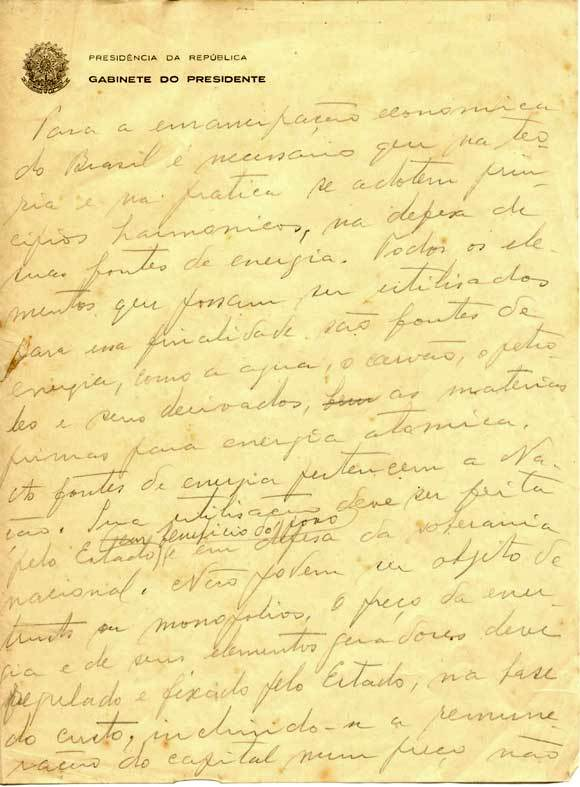
#> input picture tarefa6/carta_getulio.jpg, 580 x 787 px, found by its file name
$ python 1-aplicando_limiarizacao.py
#> lines starting #> are read from the running program, lines starting #| are printed output that depends on the picture; after the words box and inside, x2 and y2 are one past the last pixel; in counts of white or black regions, pixels touching at a corner belong together
import cv2
import matplotlib.pyplot as plt

imgCarta = cv2.imread('tarefa7/carta_getulio.jpg', 0)
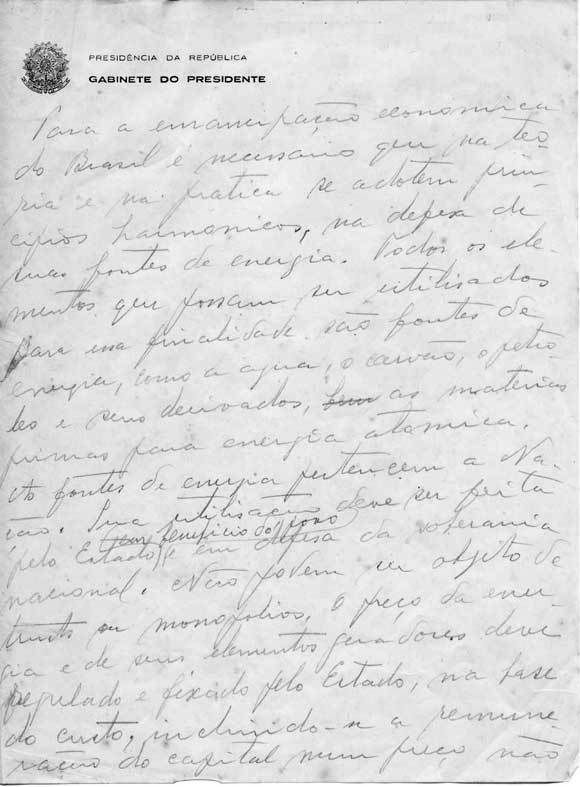
#> imgCarta: shape (787, 580); min 0, max 255, mean 221.5

# limiarizacao - tecnica que consiste em pegar uma imagem e representá-la em apenas preto e branco

# limiarização global - passa a imagem, o limiar, tom das cores acima do limiar e o tipo de limiarização como parâmetro

_, limGlobal = cv2.threshold(imgCarta, 200, 255, cv2.THRESH_BINARY)
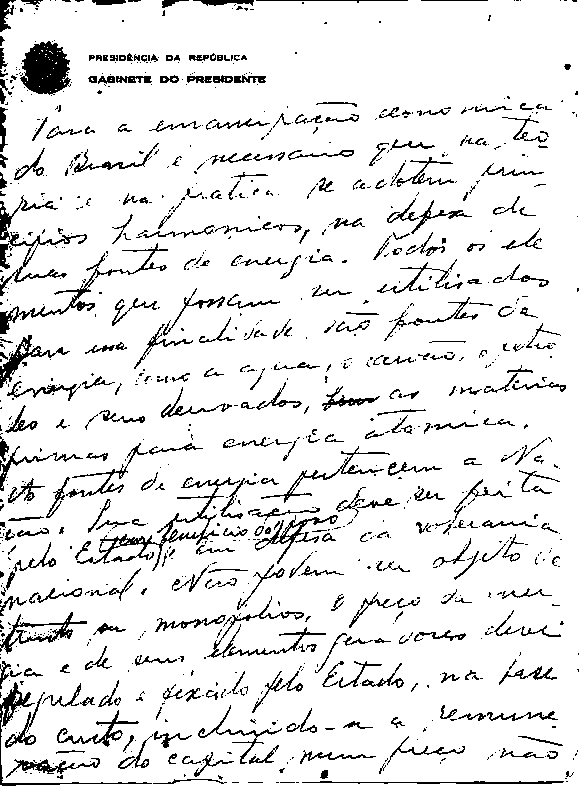
#> limGlobal: shape (787, 580); 90.6% white; black in thin lines or dots

# limiarização adaptativa - difere da global pq a global usa um mesmo limiar na imagem toda; a adaptativa permite que cada
# regiao da imagem tenha um limiar proprio que é calculado pelo método. ela se ajusta., por isso o nome adaptativa. passa
# como parametro a imagem, valor maximo do limiar, qual metodo vai ser utilizado, o tipo de binarizacao a ser usado, o tamanho do
# bloco onde sera calculado o limiar e o valor do C, que será subtraído pela fórmula

limAdaptativa = cv2.adaptiveThreshold(imgCarta, 255, cv2.ADAPTIVE_THRESH_MEAN_C, cv2.THRESH_BINARY, 41, 10) # essa calcula pela média da area
#> limAdaptativa: shape (787, 580); 87.1% white; black in thin lines or dots

# limiarização otsu - especie de limiarização automatica, onde ele mesmo calcula automaticamente o melhor valor de limiar para separar
# os níveis de intensidade da imagem em dois grupos: fundo e objeto. baseia-se na maximização da variância interclasses ou na
# minimização da variância intraclasses e tem como parametros a imagem, o limiar 0, valor maximo do limiar e a soma com a flag de otsu

_, limOtsu = cv2.threshold(imgCarta, 0, 255, cv2.THRESH_BINARY + cv2.THRESH_OTSU)
#> limOtsu: shape (787, 580); 91.3% white; black in thin lines or dots


titulos = ['Original', 'Global', 'Adaptativa', 'Otsu']
imagensCarta = [imgCarta, limGlobal, limAdaptativa, limOtsu]

for i in range(len(imagensCarta)):
    plt.subplot(1, 4, i+1)
    plt.imshow(imagensCarta[i], cmap='gray')
    plt.title(titulos[i])
    plt.axis('off')
#> this loop made 4 passes

plt.show()

# Fazendo para os mapas

mapa1 = cv2.imread('tarefa7/mapa1.jpg', 0)
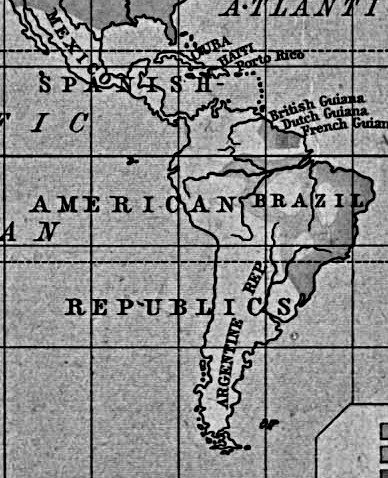
#> input picture tarefa6/mapa1.jpg, 388 x 478 px, found by its file name
#> mapa1 is the input picture: shape (478, 388); min 0, max 245, mean 141.8
mapa2 = cv2.imread('tarefa7/mapa2.jpg', 0)
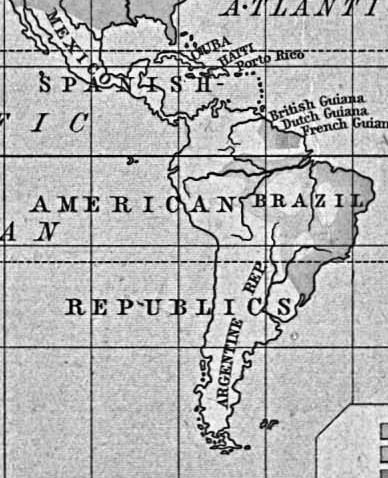
#> input picture tarefa6/mapa2.jpg, 388 x 478 px, found by its file name
#> mapa2 is the input picture: shape (478, 388); min 0, max 255, mean 181.2
mapa3 = cv2.imread('tarefa7/mapa3.jpg', 0)
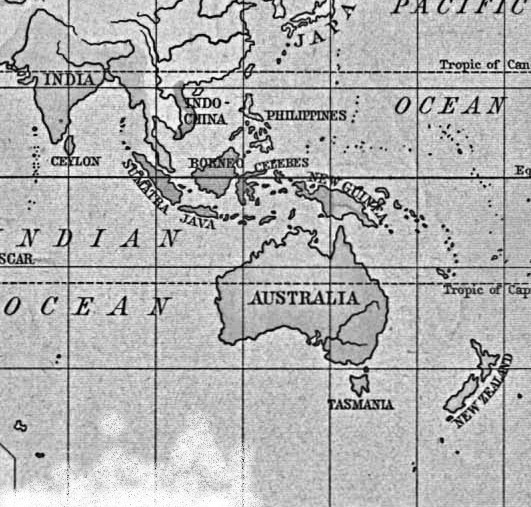
#> input picture tarefa6/mapa3.jpg, 531 x 507 px, found by its file name
#> mapa3 is the input picture: shape (507, 531); min 0, max 255, mean 179.9

_, limGlobalMapa1 = cv2.threshold(mapa1, 127, 255, cv2.THRESH_BINARY)
#> limGlobalMapa1: shape (478, 388); 79% white; 1056 black regions (1005 under 20 px), largest, box (x1, y1, x2, y2) and area: (0, 0, 388, 478) 31423, (56, 195, 79, 217) 247, (32, 221, 61, 242) 223
_, limGlobalMapa2 = cv2.threshold(mapa2, 127, 255, cv2.THRESH_BINARY)
#> limGlobalMapa2: shape (478, 388); 86.5% white; black in thin lines or dots
_, limGlobalMapa3 = cv2.threshold(mapa3, 127, 255, cv2.THRESH_BINARY)
#> limGlobalMapa3: shape (507, 531); 88% white; black in thin lines or dots

limAdaptativaMapa1 = cv2.adaptiveThreshold(mapa1, 255, cv2.ADAPTIVE_THRESH_MEAN_C, cv2.THRESH_BINARY, 41, 10)
#> limAdaptativaMapa1: shape (478, 388); 75.2% white; 1998 black regions (1857 under 20 px), largest, box (x1, y1, x2, y2) and area: (0, 0, 388, 478) 30467, (56, 195, 79, 213) 240, (32, 221, 61, 242) 225
limAdaptativaMapa2 = cv2.adaptiveThreshold(mapa2, 255, cv2.ADAPTIVE_THRESH_MEAN_C, cv2.THRESH_BINARY, 41, 10)
#> limAdaptativaMapa2: shape (478, 388); 78.3% white; 1626 black regions (1535 under 20 px), largest, box (x1, y1, x2, y2) and area: (0, 0, 388, 478) 28056, (56, 195, 78, 213) 235, (32, 221, 61, 242) 220
limAdaptativaMapa3 = cv2.adaptiveThreshold(mapa3, 255, cv2.ADAPTIVE_THRESH_MEAN_C, cv2.THRESH_BINARY, 41, 10)
#> limAdaptativaMapa3: shape (507, 531); 78.1% white; 3367 black regions (3183 under 20 px), largest, box (x1, y1, x2, y2) and area: (0, 0, 531, 507) 34854, (74, 431, 144, 478) 551, (159, 456, 232, 494) 539

_, limOtsuMapa1 = cv2.threshold(mapa1, 0, 255, cv2.THRESH_BINARY + cv2.THRESH_OTSU)
#> limOtsuMapa1: shape (478, 388); 84.3% white; 129 black regions (75 under 20 px), largest, box (x1, y1, x2, y2) and area: (0, 0, 388, 478) 23621, (268, 49, 305, 61) 234, (57, 196, 78, 213) 210
_, limOtsuMapa2 = cv2.threshold(mapa2, 0, 255, cv2.THRESH_BINARY + cv2.THRESH_OTSU)
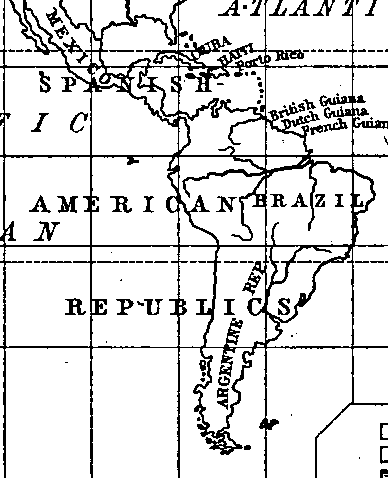
#> limOtsuMapa2: shape (478, 388); 86.2% white; black in thin lines or dots
_, limOtsuMapa3 = cv2.threshold(mapa3, 0, 255, cv2.THRESH_BINARY + cv2.THRESH_OTSU)
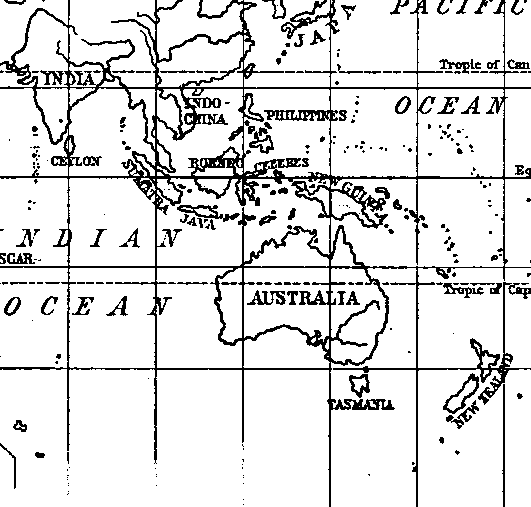
#> limOtsuMapa3: shape (507, 531); 87.6% white; black in thin lines or dots


imgsMapa1 = [mapa1, limGlobalMapa1, limAdaptativaMapa1, limOtsuMapa1]
for i in range(len(imgsMapa1)):
    plt.subplot(1, 4, i+1)
    plt.imshow(imgsMapa1[i], cmap='gray')
    plt.title(titulos[i])
    plt.axis('off')
plt.show()

imgsMapa2 = [mapa2, limGlobalMapa2, limAdaptativaMapa2, limOtsuMapa2]
for i in range(len(imgsMapa2)):
    plt.subplot(1, 4, i+1)
    plt.imshow(imgsMapa2[i], cmap='gray')
    plt.title(titulos[i])
    plt.axis('off')
plt.show()

imgsMapa3= [mapa3, limGlobalMapa3, limAdaptativaMapa3, limOtsuMapa3]
for i in range(len(imgsMapa3)):
    plt.subplot(1, 4, i+1)
    plt.imshow(imgsMapa3[i], cmap='gray')
    plt.title(titulos[i])
    plt.axis('off')
plt.show()
